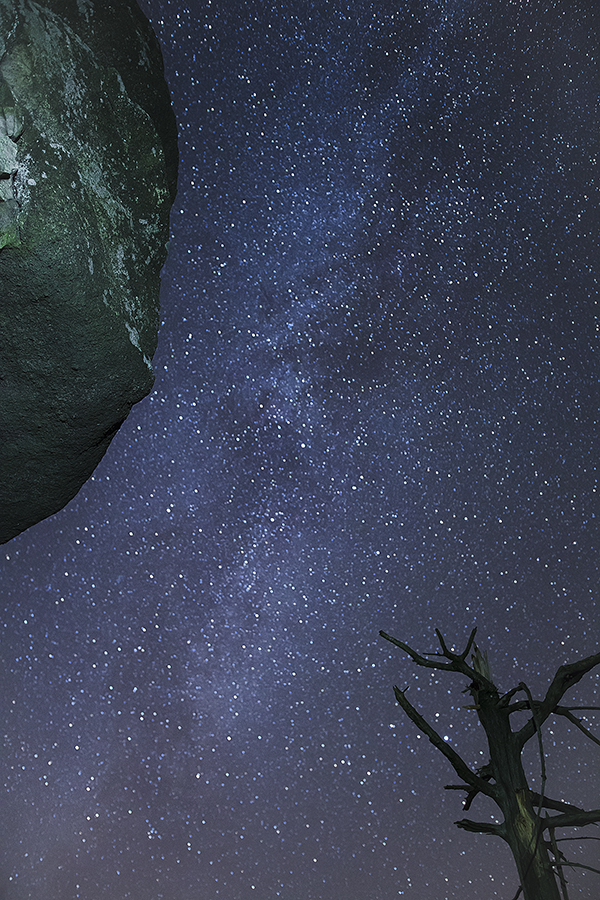
#> input picture small.png, 600 x 900 px
$ python script.py
#> lines starting #> are read from the running program, lines starting #| are printed output that depends on the picture
import cv2

image = cv2.imread('small.png',1)
#> image is the input picture: shape (900, 600, 3); mean B, G, R 82.8, 64.7, 58.5

print("Hello World!")

for i in range(1,len(image)):
    for j in range(1,len(image[1])):
        image[i,j] = image[i,j,0] * 0.3 + image[i,j,1] * 0.59 + image[i,j,2] * 0.11
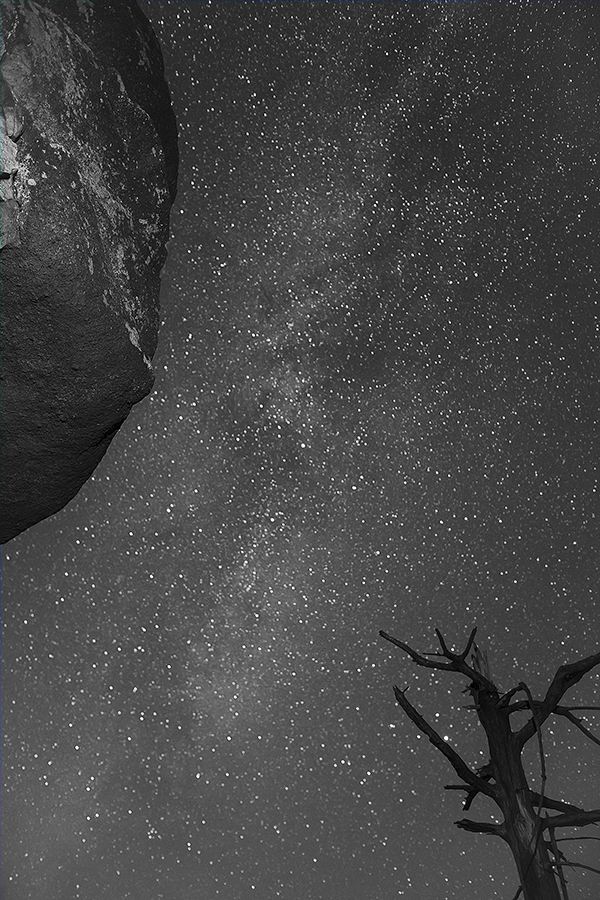
#> image: shape (900, 600, 3); mean B, G, R 69, 69, 68.9

cv2.imshow("Display window",image)
cv2.waitKey(0)
cv2.destroyAllWindows()
